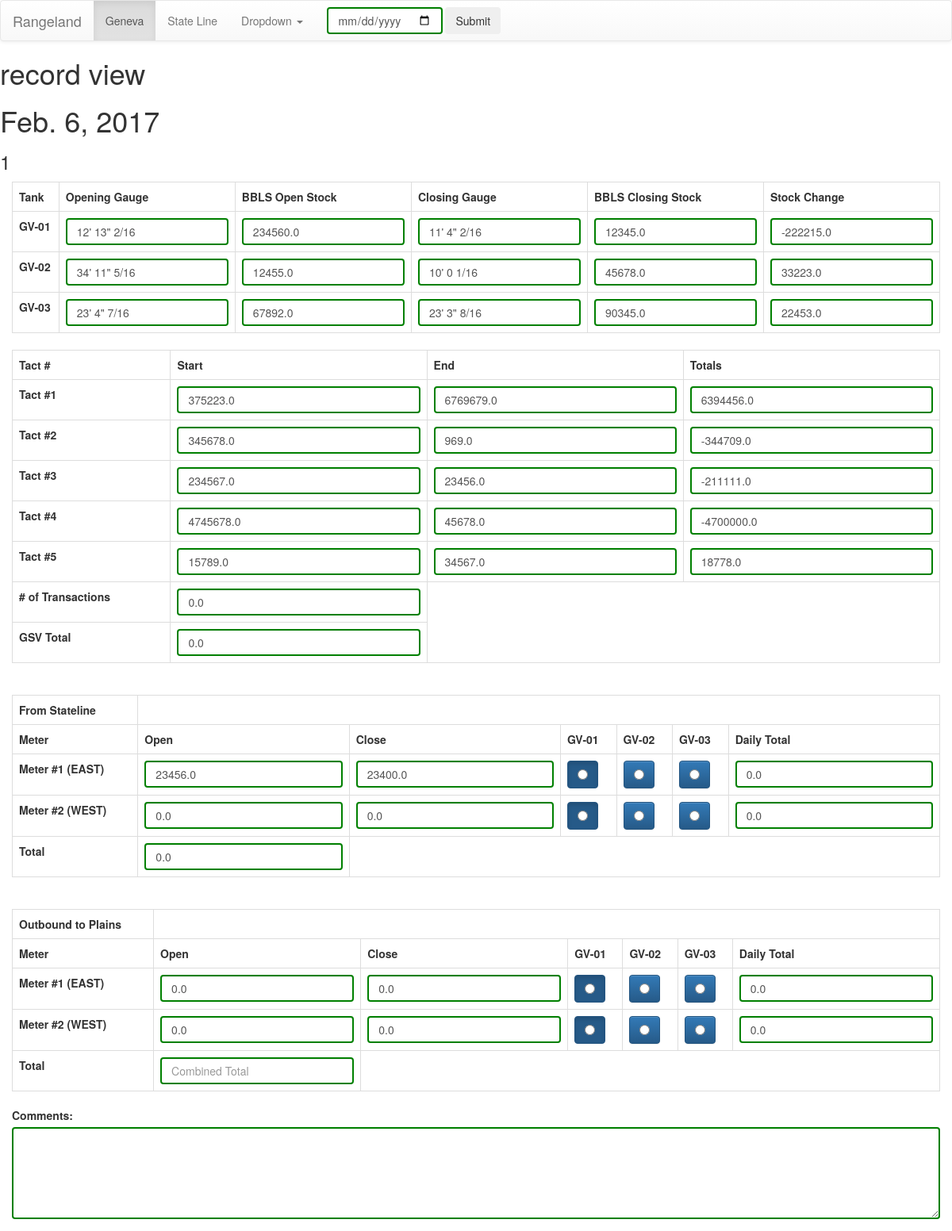
/1/, run on the app's committed database.
### geneva/models.py (models this page shows, shortened)
class GvData(models.Model):
    gv_01_open_stock = models.FloatField(default=0)
    gv_02_open_stock = models.FloatField(default=0)
    gv_03_open_stock = models.FloatField(default=0)
    gv_01_close_stock = models.FloatField(default=0)
    gv_02_close_stock = models.FloatField(default=0)
    gv_03_close_stock = models.FloatField(default=0)
    gv_01_open_gauge = models.CharField(max_length=20, default="0' 0\" /16ths")
    gv_02_open_gauge = models.CharField(max_length=20, default="0' 0\" /16ths")
    gv_03_open_gauge = models.CharField(max_length=20, default="0' 0\" /16ths")
    gv_01_close_gauge = models.CharField(max_length=20, default="0' 0\" /16ths")
    gv_02_close_gauge = models.CharField(max_length=20, default="0' 0\" /16ths")
    gv_03_close_gauge = models.CharField(max_length=20, default="0' 0\" /16ths")
    gv_01_stock_change = models.FloatField(default=0)
    gv_02_stock_change = models.FloatField(default=0)
    gv_03_stock_change = models.FloatField(default=0)
    tact1_open = models.FloatField(default=0)
    tact2_open = models.FloatField(default=0)
    tact3_open = models.FloatField(default=0)
    tact4_open = models.FloatField(default=0)
    tact5_open = models.FloatField(default=0)
    tact1_close = models.FloatField(default=0)
    tact2_close = models.FloatField(default=0)
    tact3_close = models.FloatField(default=0)
    tact4_close = models.FloatField(default=0)
    tact5_close = models.FloatField(default=0)
    tact1_total = models.FloatField(default=0)
    tact2_total = models.FloatField(default=0)
    tact3_total = models.FloatField(default=0)
    tact4_total = models.FloatField(default=0)
    tact5_total = models.FloatField(default=0)
    incoming_meter_1_open = models.FloatField(default=0)
    incoming_meter_2_open = models.FloatField(default=0)
    incoming_meter_1_close = models.FloatField(default=0)
    incoming_meter_2_close = models.FloatField(default=0)
    outgoing_meter_1_open = models.FloatField(default=0)
    outgoing_meter_2_open = models.FloatField(default=0)
    outgoing_meter_1_close = models.FloatField(default=0)
    outgoing_meter_2_close = models.FloatField(default=0)
    incoming_meter_1_total = models.FloatField(default=0)
    incoming_meter_2_total = models.FloatField(default=0)
    outgoing_meter_1_total = models.FloatField(default=0)
    outgoing_meter_2_total = models.FloatField(default=0)
    incoming_meter_daily_total = models.FloatField(default=0)
    outgoing_meter_daily_total = models.FloatField(default=0)
    gsv_total = models.FloatField(default=0)
    transactions_total = models.FloatField(default=0)
    comments = models.CharField(max_length=200, default='comments')
    slug = models.SlugField(unique=True)
    report_file = models.FileField(default=None)
    pub_date = models.DateField(db_index=True)
    class Meta:
        verbose_name = 'GV info'
        ordering = ['-pub_date']
        get_latest_by = 'pub_date'

### geneva/views.py (the view)
# urls.py: url(r'^(?P<pk>[0-9]+)/$', views.RecordView.as_view(), name='geneva_record'),
class RecordView(generic.DetailView):
    model = GvData
    template_name = 'geneva/geneva_record.html'

### geneva/templates/geneva/geneva_record.html (shortened to what this page needs)
{% extends 'geneva/base.html' %}
{% load mathfilters %}
{% block content %}
    <h1>record view</h1>
    <h1>{{ object.pub_date }}</h1>
    <h3>{{ object.id }}</h3>
    <div class="container-fluid">
		<table class ="table table-bordered tank-table">
			<div class="col-xs-6 col-md-4">
				<tr>
					<th>Tank</th>
					<th>Opening Gauge</th>
					<th>BBLS Open Stock</th>
					<th>Closing Gauge</th>
					<th>BBLS Closing Stock</th>
					<th>Stock Change</th>
				<tr>
				<tr>
					<th>GV-01</th>
					<td><input type="text" class="form-control" placeholder="Open Gauge" value="{{ object.gv_01_open_gauge }}"/></td>
			      	<td><input type="number" class="form-control" placeholder="BBLS Open Stock" value="{{ object.gv_01_open_stock }}"/></td>
			     	<td><input type="text" class="form-control" placeholder="Closing Gauge" value="{{ object.gv_01_close_gauge }}"/></td>
			      	<td><input type="number" class="form-control" placeholder="BBLS Closing Stock" value="{{ object.gv_01_close_stock }}"/></td>
			      	<td><input type="number" class="form-control" placeholder="Stock Change"
                               value="{{ object.gv_01_close_stock|sub:object.gv_01_open_stock }}"/></td>
				</tr>
				<tr>
					<th>GV-02</th>
					<td><input type="text" class="form-control" placeholder="Open Gauge" value="{{ object.gv_02_open_gauge }}"/></td>
			      	<td><input type="number" class="form-control" placeholder="BBLS Open Stock" value="{{ object.gv_02_open_stock }}"/></td>
			     	<td><input type="text" class="form-control" placeholder="Closing Gauge" value="{{ object.gv_02_close_gauge }}"/></td>
			      	<td><input type="number" class="form-control" placeholder="BBLS Closing Stock" value="{{ object.gv_02_close_stock }}"/></td>
			      	<td><input type="number" class="form-control" placeholder="Stock Change"
                               value="{{ object.gv_02_close_stock|sub:object.gv_02_open_stock }}"/></td>
				</tr>
				<tr>
					<th>GV-03</th>
					<td><input type="text" class="form-control" placeholder="Open Gauge" value="{{ object.gv_03_open_gauge }}"/></td>
			      	<td><input type="number" class="form-control" placeholder="BBLS Open Stock" value="{{ object.gv_03_open_stock }}"/></td>
			     	<td><input type="text" class="form-control" placeholder="Closing Gauge" value="{{ object.gv_03_close_gauge }}"/></td>
			      	<td><input type="number" class="form-control" placeholder="BBLS Closing Stock" value="{{ object.gv_03_close_stock }}"/></td>
			      	<td><input type="number" class="form-control" placeholder="Stock Change"
                               value="{{ object.gv_03_close_stock|sub:object.gv_03_open_stock }}"/></td>
				</tr>
			</div>
		</table>
	</div>
	<div class="container-fluid">
		<table class="table table-bordered tact-table">
			<div class="col-xs-6 col-md-4">
				<tr>
					<th>Tact #</th>
					<th>Start</th>
					<th>End</th>
					<th>Totals</th>
				</tr>
				<tr>
					<th>Tact #1</th>
					<td><input type="number" class="form-control" placeholder="Open" value="{{ object.tact1_open }}"/></td>
					<td><input type="number" class="form-control" placeholder="Close" value="{{ object.tact1_close }}"/></td>
					<td><input type="number" class="form-control" placeholder="Total"
                               value="{{ object.tact1_close|sub:object.tact1_open }}"/></td>
				<tr>
					<th>Tact #2</th>
					<td><input type="number" class="form-control" placeholder="Open" value="{{ object.tact2_open }}"/></td>
					<td><input type="number" class="form-control" placeholder="Close" value="{{ object.tact2_close }}"/></td>
					<td><input type="number" class="form-control" placeholder="Total"
                               value="{{ object.tact2_close|sub:object.tact2_open }}"/></td>
				<tr>
					<th>Tact #3</th>
					<td><input type="number" class="form-control" placeholder="Open" value="{{ object.tact3_open }}"/></td>
					<td><input type="number" class="form-control" placeholder="Close" value="{{ object.tact3_close }}"/></td>
					<td><input type="number" class="form-control" placeholder="Total"
                               value="{{ object.tact3_close|sub:object.tact3_open }}"/></td>
				</tr>
				<tr>
					<th>Tact #4</th>
					<td><input type="number" class="form-control" placeholder="Open" value="{{ object.tact4_open }}"/></td>
					<td><input type="number" class="form-control" placeholder="Close" value="{{ object.tact4_close }}"/></td>
					<td><input type="number" class="form-control" placeholder="Total"
                               value="{{ object.tact4_close|sub:object.tact4_open }}"/></td>
				</tr>
				<tr>
					<th>Tact #5</th>
					<td><input type="number" class="form-control" placeholder="Open" value="{{ object.tact5_open }}"/></td>
					<td><input type="number" class="form-control" placeholder="Close" value="{{ object.tact5_close }}"/></td>
					<td><input type="number" class="form-control" placeholder="Total"
                               value="{{ object.tact5_close|sub:object.tact5_open }}"/></td>
				<tr>
					<th># of Transactions</th>
					<td><input type="number" class="form-control" value="{{ object.transactions_total }}"/></td>
				</tr>
				<tr>
					<th>GSV Total</th>
					<td><input type="number" class="form-control" value="{{ object.gsv_total }}"/></td>
				</tr>
			</div>
		</table>
	</div>
	<div class="container-fluid">
		<table class="table table-bordered omni-table">
			<div class="col-xs-6 col-md-4 text-center">
					<tr>
						<th class="meter1-head">From Stateline</th>
					</tr>
					<tr>
						<th>Meter</th>
						<th>Open</th>
						<th>Close</th>
						<th>GV-01</th>
						<th>GV-02</th>
						<th>GV-03</th>
						<th>Daily Total</th>
					</tr>
					<tr>
						<th>Meter #1 (EAST)</th>
						<td><input type="number" class="form-control" placeholder="Meter 1 Open"
                                   value="{{ object.incoming_meter_1_open }}"/></td>
						<td><input type="number" class="form-control" placeholder="Meter 1 Close"
                                   value="{{ object.incoming_meter_1_close }}"/></td>
						<div class="btn-group" data-toggle="buttons" id="radioopt">
							  <td><label class="btn btn-primary active">
							    <input type="radio" name="options" id="option1">
							  </label>
							  </td>
							  <td>
							  <label class="btn btn-primary">
							    <input type="radio" name="options" id="option2">
							  </label>
							  </td>
							  <td>
							  <label class="btn btn-primary">
							    <input type="radio" name="options" id="option3">
							  </label>
							  </td>
						</div>
						<td><input type="number" class="form-control" placeholder="Daily Total"
                                   value="{{ object.incoming_meter_1_total }}"/>
                        </td>
					</tr>
					<tr>
						<th>Meter #2 (WEST)</th>
						<td><input type="number" class="form-control" placeholder="Meter 2 Open"
                                   value="{{ object.incoming_meter_2_open }}"/></td>
						<td><input type="number" class="form-control" placeholder="Meter 2 Close"
                                   value="{{ object.incoming_meter_2_close }}"/></td>
						<div class="btn-group" data-toggle="buttons" id="radioopt">
							  <td><label class="btn btn-primary active">
							    <input type="radio" name="options" id="option1">
							  </label>
							  </td>
							  <td>
							  <label class="btn btn-primary">
							    <input type="radio" name="options" id="option2">
							  </label>
							  </td>
							  <td>
							  <label class="btn btn-primary">
							    <input type="radio" name="options" id="option3">
							  </label>
							  </td>
						</div>
						<td><input type="number" class="form-control" placeholder="Daily Total"
                                   value="{{ object.incoming_meter_2_total }}"/>
                        </td>
                    <tr>
						<th>Total</th>
						<td><input type="number" class="form-control" placeholder="Combined Total"
                                   value="{{ object.incoming_meter_daily_total }}"/></td>
					</tr>
			</div>
		</table>
	</div>
	<div class="container-fluid">
		<table class="table table-bordered omni-table">
			<div class="col-xs-6 col-md-4 text-center">
					<tr>
						<th class="meter2-head">Outbound to Plains</th>
					</tr>
					<tr>
						<th>Meter</th>
						<th>Open</th>
						<th>Close</th>
						<th>GV-01</th>
						<th>GV-02</th>
						<th>GV-03</th>
						<th>Daily Total</th>
					</tr>
					<tr>
						<th>Meter #1 (EAST)</th>
						<td><input type="number" class="form-control" placeholder="Meter 1 Open"
                                   value="{{ object.outgoing_meter_1_open }}"/></td>
						<td><input type="number" class="form-control" placeholder="Meter 1 Close"
                                   value="{{ object.outgoing_meter_1_close }}"/></td>
						<div class="btn-group" data-toggle="buttons" id="radioopt">
							  <td><label class="btn btn-primary active">
							    <input type="radio" name="options" id="option1">
							  </label>
							  </td>
							  <td>
							  <label class="btn btn-primary">
							    <input type="radio" name="options" id="option2">
							  </label>
							  </td>
							  <td>
							  <label class="btn btn-primary">
							    <input type="radio" name="options" id="option3">
							  </label>
							  </td>
						</div>
						<td><input type="number" class="form-control" placeholder="Daily Total"
                                   value="{{ object.outgoing_meter_1_close|sub:object.outgoing_meter_1_open }}"/>
                        </td>
					</tr>
					<tr>
						<th>Meter #2 (WEST)</th>
						<td><input type="number" class="form-control" placeholder="Meter 2 Open"
                                   value="{{ object.outgoing_meter_2_open }}"/></td>
						<td><input type="number" class="form-control" placeholder="Meter 2 Close"
                                   value="{{ object.outgoing_meter_2_close }}"/></td>
						<div class="btn-group" data-toggle="buttons" id="radioopt">
							  <td><label class="btn btn-primary active">
							    <input type="radio" name="options" id="option1">
							  </label>
							  </td>
							  <td>
							  <label class="btn btn-primary">
							    <input type="radio" name="options" id="option2">
							  </label>
							  </td>
							  <td>
							  <label class="btn btn-primary">
							    <input type="radio" name="options" id="option3">
							  </label>
							  </td>
						</div>
						<td><input type="number" class="form-control" placeholder="Daily Total"
                                   value="{{ object.outgoing_meter_2_close|sub:object.outgoing_meter_2_open }}"/>
                        </td>
					</tr>
					<tr>
						<th>Total</th>
						<td><input type="number" class="form-control" placeholder="Combined Total"
                                   value=""/></td>
					</tr>
			</div>
		</table>
	</div>
	<div class="container-fluid">
		<div class="form-group">
  		<label for="comment">Comments:</label>
  		<textarea class="form-control" rows="5" id="comments" value="{{ object.comments }}"></textarea>
		</div>
	</div>
{% endblock %}

### geneva/static/geneva/style.css (style rules this page uses)
input:valid, textarea:valid { border: 2px solid green; }

### data on the page
GvData: pub_date "Feb. 6, 2017", id "1", gv_01_open_gauge "12' 13\" 2/16", gv_01_open_stock "234560.0", gv_01_close_gauge "11' 4\" 2/16", gv_01_close_stock "12345.0", gv_01_close_stock|sub "-222215.0", gv_02_open_gauge "34' 11\" 5/16", gv_02_open_stock "12455.0", gv_02_close_gauge "10' 0 1/16", gv_02_close_stock "45678.0", gv_02_close_stock|sub "33223.0", gv_03_open_gauge "23' 4\" 7/16", gv_03_open_stock "67892.0", gv_03_close_gauge "23' 3\" 8/16", gv_03_close_stock "90345.0", gv_03_close_stock|sub "22453.0", tact1_open "375223.0", tact1_close "6769679.0", tact1_close|sub "6394456.0", tact2_open "345678.0", tact2_close "969.0", tact2_close|sub "-344709.0", tact3_open "234567.0", tact3_close "23456.0", tact3_close|sub "-211111.0", tact4_open "4745678.0", tact4_close "45678.0", tact4_close|sub "-4700000.0", tact5_open "15789.0", tact5_close "34567.0", tact5_close|sub "18778.0", transactions_total "0.0", gsv_total "0.0", incoming_meter_1_open "23456.0", incoming_meter_1_close "23400.0", incoming_meter_1_total "0.0", incoming_meter_2_open "0.0", incoming_meter_2_close "0.0", incoming_meter_2_total "0.0", incoming_meter_daily_total "0.0", outgoing_meter_1_open "0.0", outgoing_meter_1_close "0.0", outgoing_meter_1_close|sub "0.0", outgoing_meter_2_open "0.0", outgoing_meter_2_close "0.0", outgoing_meter_2_close|sub "0.0"
